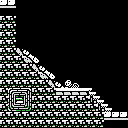

Tiled map render using the project's own tile images. Description and the whole map definition, tile-layer contents included, below:
An orthogonal 16x16 tile map with 8x8 px tiles, 1 tile layer (Tile Layer 1).

<map version="1.0" tiledversion="1.0.2" orientation="orthogonal" renderorder="right-down" width="16" height="16" tilewidth="8" tileheight="8" nextobjectid="1">
 <tileset firstgid="1" name="tiles-inner-ruins" tilewidth="8" tileheight="8" tilecount="256" columns="16">
  <image source="tiles-inner-ruins.png" width="128" height="128" />
 </tileset>
 <layer name="Tile Layer 1" width="16" height="16">
  <data encoding="csv">
150,150,1,1,1,1,1,1,1,1,1,1,1,1,1,1,
1,1,1,1,1,1,1,1,1,1,1,1,1,1,1,1,
161,161,1,1,1,1,1,1,1,1,1,1,1,1,1,1,
161,161,1,1,1,1,1,1,1,1,1,1,1,1,1,1,
161,161,1,1,1,1,1,1,1,1,1,1,1,1,1,1,
161,161,1,1,1,1,1,1,1,1,1,1,1,1,1,1,
161,161,165,166,1,1,1,1,1,1,1,1,1,1,1,1,
161,161,161,168,169,1,1,1,1,1,1,1,1,1,1,1,
161,161,161,161,165,166,1,1,1,1,1,1,1,1,1,1,
161,161,161,161,161,168,169,1,1,1,1,1,1,1,1,1,
161,161,161,161,161,161,165,166,43,44,1,1,1,1,1,1,
161,243,244,245,161,161,161,158,158,158,158,176,1,1,1,1,
161,155,192,157,161,161,161,161,161,161,161,175,176,1,1,1,
161,246,247,248,161,161,161,161,161,161,161,161,175,176,1,1,
161,161,161,161,161,161,161,161,161,161,161,161,161,150,150,150,
161,161,161,161,161,161,161,161,161,161,161,161,161,1,1,1
</data>
 </layer>
</map>
